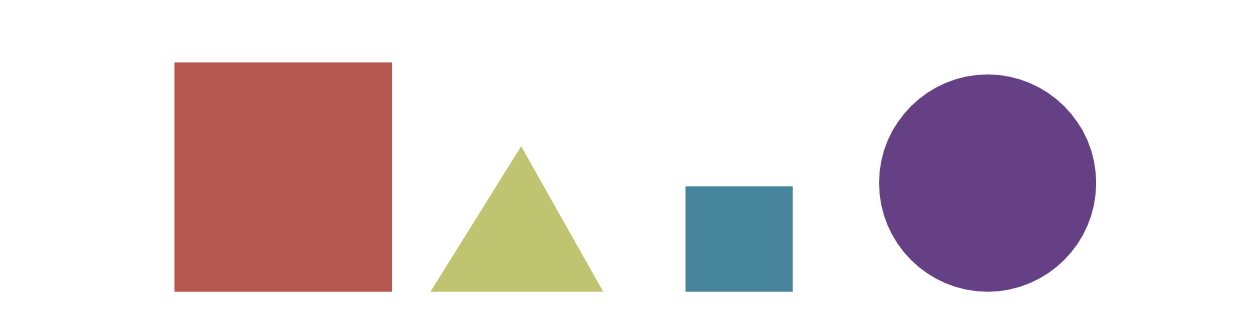
#> input picture source/shapes_v2.png, 1259 x 325 px
$ jupyter execute shapedetection.ipynb   (shell and % lines are left out)
#> lines starting #> are read from the running program, lines starting #| are printed output that depends on the picture; after the words box and inside, x2 and y2 are one past the last pixel; in counts of white or black regions, pixels touching at a corner belong together; long printed decimals are rounded
%md
# Import von den benötigten Bibliotheken

[cell 1]
import cv2
import numpy as np
from matplotlib import pyplot as plt

%md
# Definition von der Funktion det_conturs, um die Anzahlh von den Kanten zu bestimmen.

[cell 2]
def get_contours(image):
    contours, hierarchy = cv2.findContours(image, cv2.RETR_EXTERNAL, cv2.CHAIN_APPROX_NONE)

    for cnt in contours:
        area = cv2.contourArea(cnt)  #Diese Funktion wird verwendet, um die Fläche des Umrisses zu finden.
        print("Area: ", area)
        cv2.drawContours(imageContour, cnt, -1, (255,0,0), 3)  #Konturen zeichnen
        perimeter = cv2.arcLength(cnt, True)  #Überprüfen, ob die Konturen geschlosen sind
        print("Perimeter: ", perimeter)
        approx = cv2.approxPolyDP(cnt, 0.02*perimeter, True)  #Anzahl der Konturen zu finden
        print("Corner Points: ", len(approx))
        objCorner = len(approx)
        x,y,w,h = cv2.boundingRect(approx)  #erkannte Objekte gekenzeichnen

        if objCorner == 3:
            objectType = 'Dreieck'

        elif objCorner == 4:
            objectType = 'Rechteck'

        elif objCorner > 4:
            objectType = 'Creis'

        else:
            objectType = "None"

        cv2.rectangle(imageContour, (x, y), (x+w, y+h), (0, 255, 0), 2)  #Ein Rechteck wird um die identifizierten Objekte gezeichnet
        cv2.putText(imageContour, objectType, (x+(w//2)-10, (y - 20)), cv2.FONT_HERSHEY_COMPLEX, 0.5 , (0, 0, 0), 2)  #Beschriftung hinzufuegen

# Das Bild laden

[cell 3]
#image = cv2.imread("source/flaschendeckel.jpeg")
image = cv2.imread("source/shapes_v2.png")
#> image is the input picture: shape (325, 1259, 3); mean B, G, R 215.1, 212, 224.9
imageContour = image.copy()

% md
# Preprozessing Schritte und die Funktion 'get_cotours' aufrufen

[cell 4]
image_gray = cv2.cvtColor(image, cv2.COLOR_BGR2GRAY)
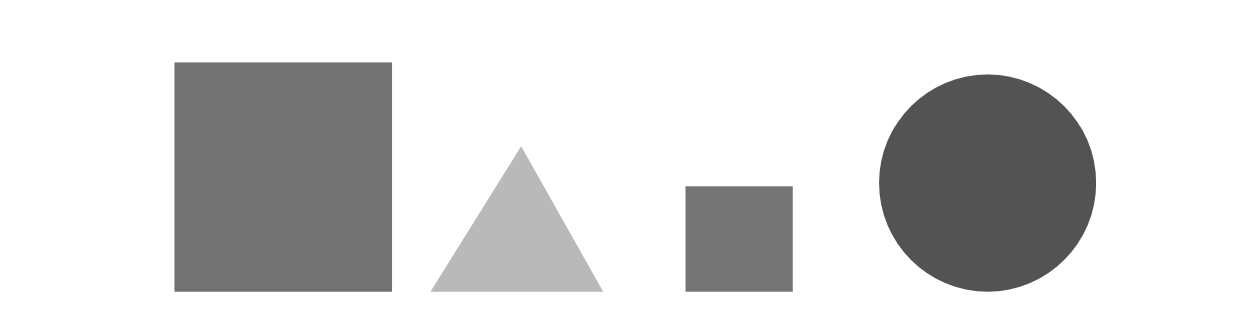
#> image_gray: shape (325, 1259); min 83, max 255, mean 216.3
image_blur = cv2.GaussianBlur(image_gray, (7, 7), 1)
imageCanny = cv2.Canny(image_blur, 50, 50)
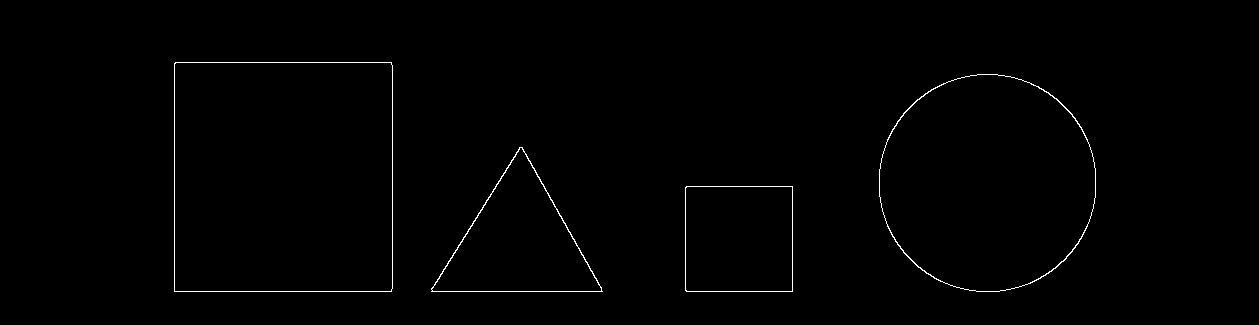
#> imageCanny: shape (325, 1259); 0.67% white in thin lines or dots, all inside (x1, y1, x2, y2) = (174, 62, 1096, 292)
get_contours(imageCanny)
#> in get_contours, `contours, hierarchy = cv2.findContours(image, cv2.RETR_EXTERNAL, cv2.C..`: contours = 4 contours; box (x1, y1, x2, y2) and area: (174, 62, 393, 292) 49916, (879, 74, 1096, 292) 37058, (431, 147, 603, 292) 12611, (685, 186, 793, 292) 11234
#> the loop in get_contours, `for cnt in contours:` made 4 passes
#> (area, perimeter, approx, objCorner, x, y, w, h) on passes 1, 2, 4: (11234, 422.8, [[685, 187], [686, 291], [792, 291], [792, 186]], 4, 685, 186, 108, 106), (12611, 532.4, [[602, 291], [522, 147], [431, 288]], 3, 431, 147, 172, 145), (49916.5, 892.2, [[175, 62], [174, 291], [391, 291], [391, 62]], 4, 174, 62, 218, 230)
#> (area, perimeter, objCorner, x, y, w, h, objectType) on pass 3: (37057.5, 719, 8, 879, 74, 217, 218, 'Creis')
#| Area:  11234.0
#| Perimeter:  422.828
#| Corner Points:  4
#| Area:  12611.0
#| Perimeter:  532.416
#| Corner Points:  3
#| Area:  37057.5
#| Perimeter:  718.968
#| Corner Points:  8
#| Area:  49916.5
#> (further printed lines are left out)
#> after the loop in get_contours, `for cnt in contours:`:
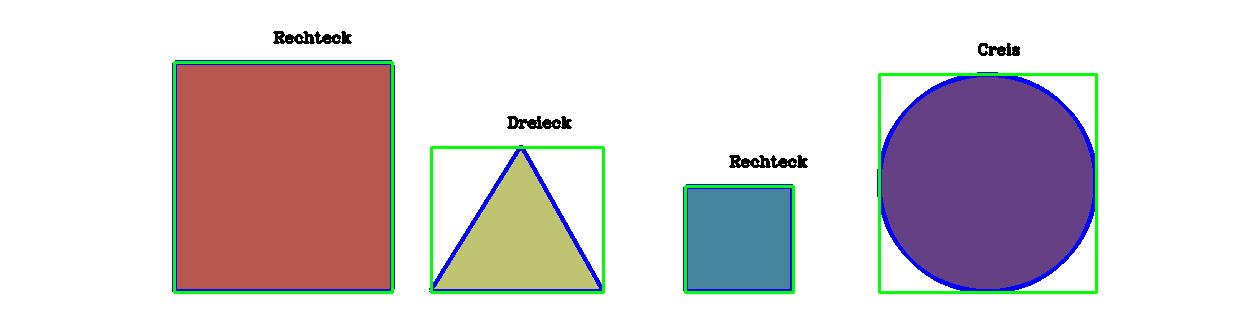
#> imageContour: shape (325, 1259, 3); 4.27% of pixels changed, all inside (x1, y1, x2, y2) = (172, 31, 1098, 294)

$ run again, with source/shapes_v3.png copied over source/shapes_v2.png
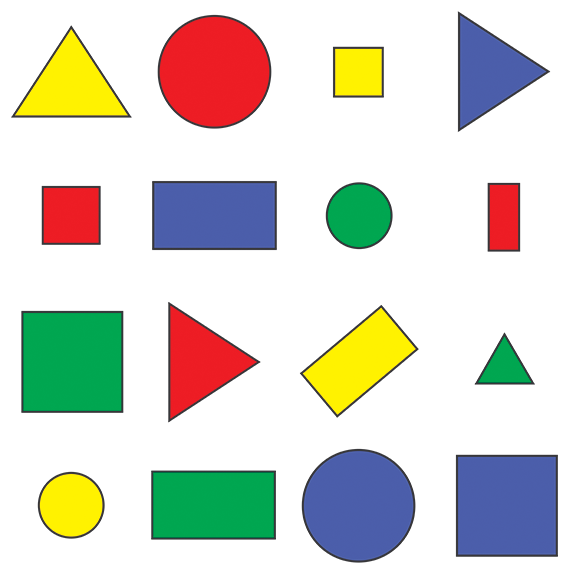
#> input picture source/shapes_v3.png, 576 x 577 px
#> image is the input picture: shape (577, 576, 3); mean B, G, R 205.1, 214.3, 214.2
#> `imageCanny = cv2.Canny(image_blur, 50, 50)`:
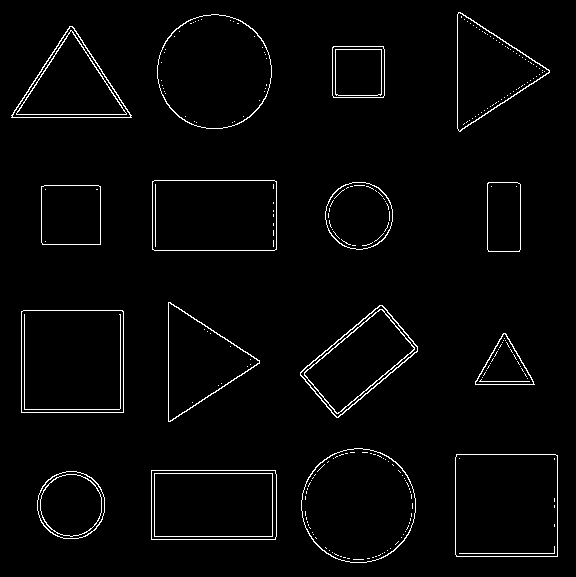
#> imageCanny: shape (577, 576); 2.4% white in thin lines or dots
#> contours = 16 contours; largest, box (x1, y1, x2, y2) and area: (21, 310, 124, 413) 10402, (455, 454, 558, 557) 10398, (301, 448, 416, 563) 10236, (157, 14, 272, 129) 10234, (152, 180, 277, 251) 8674
#> the loop in get_contours, `for cnt in contours:` made 16 passes
#> (area, perimeter, approx, objCorner, x, y, w, h) on passes 2, 3, 5, 6, 7: (8619, 386.8, [[151, 470], [151, 539], [275, 539], [275, 470]], 4, 151, 470, 125, 70), (10398.5, 406.2, [[456, 454], [456, 556], [557, 556], [557, 455]], 4, 456, 454, 102, 103), (1612.5, 186.6, [[503, 333], [475, 384], [534, 384]], 3, 475, 333, 60, 52), (10402, 406.8, [[21, 311], [21, 412], [123, 412], [122, 310]], 4, 21, 310, 103, 103), (6389, 338.5, [[382, 305], [300, 372], [336, 417], [417, 351]], 4, 300, 305, 118, 113)
#> (printed output is left out)
#> after the loop in get_contours, `for cnt in contours:`:
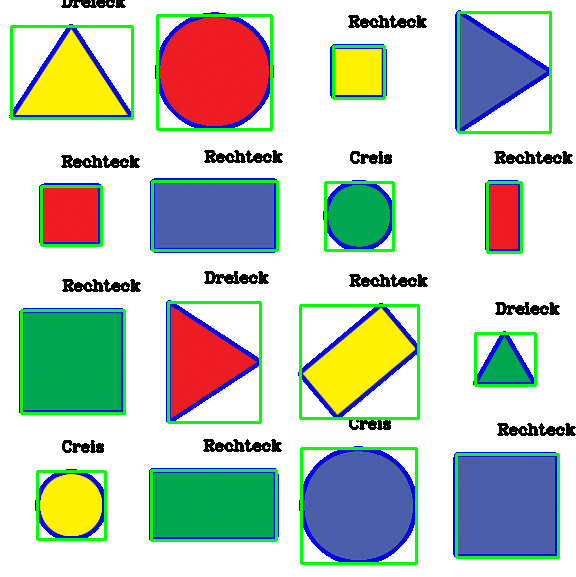
#> imageContour: shape (577, 576, 3); 11.34% of pixels changed, all inside (x1, y1, x2, y2) = (9, 0, 576, 565)
